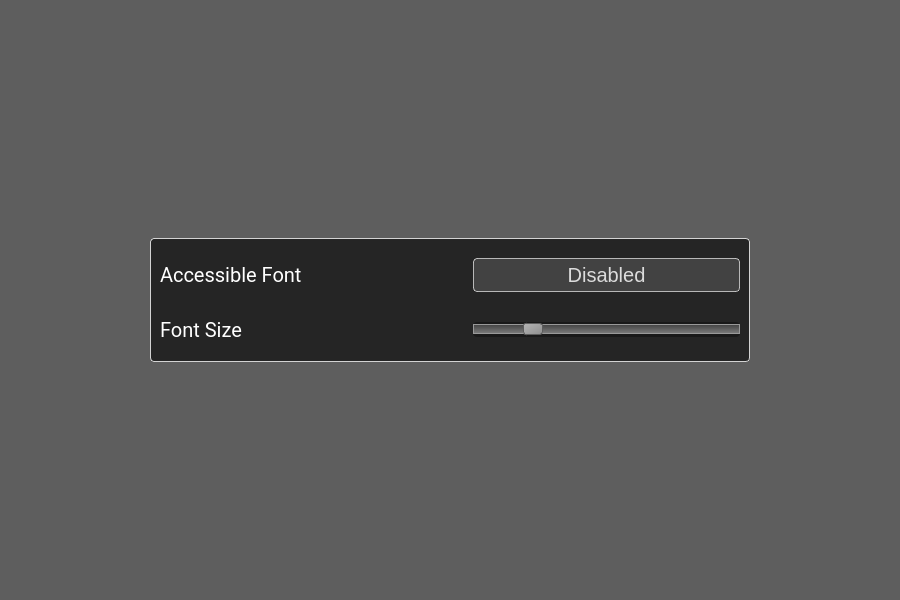
<?xml version="1.0" encoding="UTF-8"?>
<ui version="4.0">
 <class>GUIOptions</class>
 <widget class="QWidget" name="GUIOptions">
  <property name="geometry">
   <rect>
    <x>0</x>
    <y>0</y>
    <width>900</width>
    <height>600</height>
   </rect>
  </property>
  <property name="windowTitle">
   <string>Magistrate HUD Settings</string>
  </property>
  <property name="windowIcon">
   <iconset resource="rc/QTRC.qrc">
    <normaloff>:/vm/img/VM_conf_ico.png</normaloff>:/vm/img/VM_conf_ico.png</iconset>
  </property>
  <property name="windowOpacity">
   <double>0.950000000000000</double>
  </property>
  <property name="styleSheet">
   <string notr="true">background-color: rgba(0,0,0,100);
border: none;</string>
  </property>
  <layout class="QGridLayout" name="gridLayout">
   <item row="0" column="1">
    <spacer name="verticalSpacer">
     <property name="orientation">
      <enum>Qt::Vertical</enum>
     </property>
     <property name="sizeHint" stdset="0">
      <size>
       <width>20</width>
       <height>40</height>
      </size>
     </property>
    </spacer>
   </item>
   <item row="1" column="1">
    <widget class="QFrame" name="frame">
     <property name="sizePolicy">
      <sizepolicy hsizetype="Minimum" vsizetype="Minimum">
       <horstretch>0</horstretch>
       <verstretch>0</verstretch>
      </sizepolicy>
     </property>
     <property name="minimumSize">
      <size>
       <width>600</width>
       <height>0</height>
      </size>
     </property>
     <property name="maximumSize">
      <size>
       <width>16777215</width>
       <height>16777215</height>
      </size>
     </property>
     <property name="styleSheet">
      <string notr="true">color: rgb(255,255,255);
border: 1px solid rgb(220,220,220, 240);
border-radius: 4px;
background: rgba(22, 22, 22, 200);</string>
     </property>
     <property name="frameShape">
      <enum>QFrame::StyledPanel</enum>
     </property>
     <property name="frameShadow">
      <enum>QFrame::Raised</enum>
     </property>
     <layout class="QVBoxLayout" name="verticalLayout_2">
      <item>
       <layout class="QHBoxLayout" name="horizontalLayout">
        <property name="sizeConstraint">
         <enum>QLayout::SetMinimumSize</enum>
        </property>
        <property name="topMargin">
         <number>10</number>
        </property>
        <property name="bottomMargin">
         <number>10</number>
        </property>
        <item>
         <widget class="QLabel" name="FontLabel">
          <property name="font">
           <font>
            <family>Roboto</family>
            <pointsize>15</pointsize>
           </font>
          </property>
          <property name="styleSheet">
           <string notr="true">background-color: rgba(0,0,0,0);
color: rgb(255,255,255);
border: none;</string>
          </property>
          <property name="text">
           <string>Accessible Font</string>
          </property>
         </widget>
        </item>
        <item>
         <spacer name="horizontalSpacer_3">
          <property name="orientation">
           <enum>Qt::Horizontal</enum>
          </property>
          <property name="sizeType">
           <enum>QSizePolicy::Minimum</enum>
          </property>
          <property name="sizeHint" stdset="0">
           <size>
            <width>40</width>
            <height>20</height>
           </size>
          </property>
         </spacer>
        </item>
        <item>
         <widget class="QPushButton" name="FontChanger">
          <property name="font">
           <font>
            <pointsize>15</pointsize>
           </font>
          </property>
          <property name="cursor">
           <cursorShape>PointingHandCursor</cursorShape>
          </property>
          <property name="styleSheet">
           <string notr="true">QPushButton{
border-radius: 4px;
background-color: rgba(220,220,220,40);
color: rgb(220,220,220);
border: 1px solid rgba(220,220,220,200);
padding: 8px;
padding-top:4px;
padding-bottom:4px;
}
QPushButton:checked{
                              background-color: rgba(255, 255, 255, 40);
                              border: 2px solid rgba(40,230,40, 220);
}
 QPushButton:hover
                          {
                              background-color: rgba(255, 255, 255, 10);
                              border: 2px outset rgba(220,220,220, 150);
                          }</string>
          </property>
          <property name="text">
           <string>Disabled</string>
          </property>
          <property name="checkable">
           <bool>true</bool>
          </property>
         </widget>
        </item>
       </layout>
      </item>
      <item>
       <layout class="QHBoxLayout" name="horizontalLayout_2">
        <property name="sizeConstraint">
         <enum>QLayout::SetMinimumSize</enum>
        </property>
        <property name="topMargin">
         <number>10</number>
        </property>
        <property name="bottomMargin">
         <number>10</number>
        </property>
        <item>
         <widget class="QLabel" name="FontScaleLabel">
          <property name="font">
           <font>
            <family>Roboto</family>
            <pointsize>15</pointsize>
           </font>
          </property>
          <property name="styleSheet">
           <string notr="true">background-color: rgba(0,0,0,0);
color: rgb(255,255,255);
border: none;</string>
          </property>
          <property name="text">
           <string>Font Size</string>
          </property>
         </widget>
        </item>
        <item>
         <spacer name="horizontalSpacer_4">
          <property name="orientation">
           <enum>Qt::Horizontal</enum>
          </property>
          <property name="sizeType">
           <enum>QSizePolicy::Minimum</enum>
          </property>
          <property name="sizeHint" stdset="0">
           <size>
            <width>40</width>
            <height>20</height>
           </size>
          </property>
         </spacer>
        </item>
        <item>
         <widget class="QSlider" name="horizontalSlider">
          <property name="sizePolicy">
           <sizepolicy hsizetype="Preferred" vsizetype="Fixed">
            <horstretch>0</horstretch>
            <verstretch>0</verstretch>
           </sizepolicy>
          </property>
          <property name="cursor">
           <cursorShape>OpenHandCursor</cursorShape>
          </property>
          <property name="styleSheet">
           <string notr="true">QSlider{
color: rgb(255,255,255);
border: none;
}
QSlider::handle:horizontal {
    background: qlineargradient(x1:0, y1:0, x2:1, y2:1, stop:0 #b4b4b4, stop:1 #8f8f8f);
    border: 1px solid #5c5c5c;
    width: 18px;
    margin: -2px 0; /* handle is placed by default on the contents rect of the groove. Expand outside the groove */
    border-radius: 3px;
}

QSlider::groove:horizontal {
    border: 1px solid #999999;
    height: 8px; /* the groove expands to the size of the slider by default. by giving it a height, it has a fixed size */
    background: qlineargradient(x1:0, y1:0, x2:0, y2:1, stop:0 #404040, stop:1 #7f7f7f);
    margin: 2px 0;
}</string>
          </property>
          <property name="minimum">
           <number>0</number>
          </property>
          <property name="maximum">
           <number>10</number>
          </property>
          <property name="pageStep">
           <number>1</number>
          </property>
          <property name="value">
           <number>2</number>
          </property>
          <property name="sliderPosition">
           <number>2</number>
          </property>
          <property name="orientation">
           <enum>Qt::Horizontal</enum>
          </property>
          <property name="invertedAppearance">
           <bool>false</bool>
          </property>
         </widget>
        </item>
       </layout>
      </item>
     </layout>
    </widget>
   </item>
   <item row="2" column="1">
    <spacer name="verticalSpacer_2">
     <property name="orientation">
      <enum>Qt::Vertical</enum>
     </property>
     <property name="sizeHint" stdset="0">
      <size>
       <width>20</width>
       <height>40</height>
      </size>
     </property>
    </spacer>
   </item>
   <item row="1" column="0">
    <spacer name="horizontalSpacer">
     <property name="orientation">
      <enum>Qt::Horizontal</enum>
     </property>
     <property name="sizeHint" stdset="0">
      <size>
       <width>40</width>
       <height>20</height>
      </size>
     </property>
    </spacer>
   </item>
   <item row="1" column="2">
    <spacer name="horizontalSpacer_2">
     <property name="orientation">
      <enum>Qt::Horizontal</enum>
     </property>
     <property name="sizeHint" stdset="0">
      <size>
       <width>40</width>
       <height>20</height>
      </size>
     </property>
    </spacer>
   </item>
  </layout>
 </widget>
 <resources>
  <include location="rc/QTRC.qrc"/>
 </resources>
 <connections/>
</ui>
